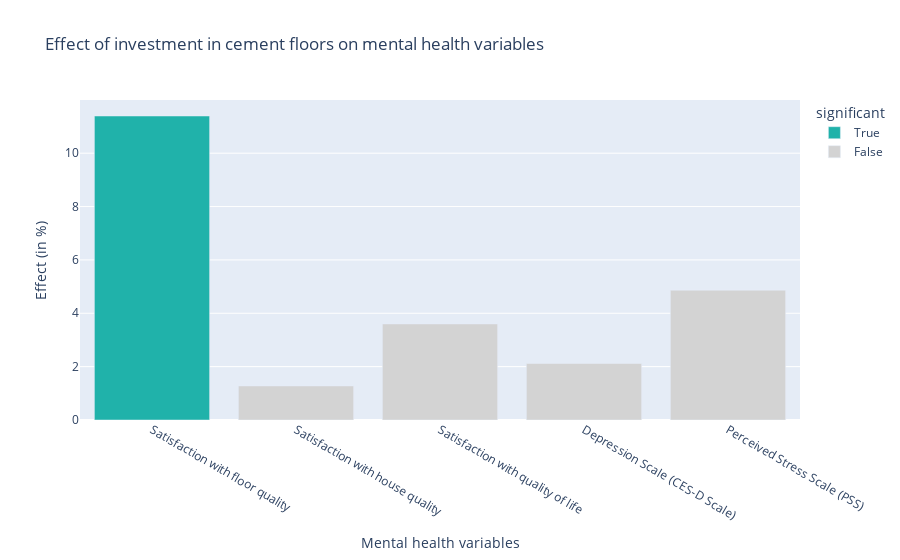

The code cell stored with this chart in its notebook:
### Code cell
# Plot the effect
fig = px.bar(result_table, x=['Satisfaction with floor quality',
                              'Satisfaction with house quality',
                              'Satisfaction with quality of life',
                              'Depression Scale (CES-D Scale)',
                              'Perceived Stress Scale (PSS)'], y='effect',
             color='significant',
             color_discrete_sequence=['lightseagreen', 'lightgrey'],
             labels={'S_satisfloor':'Satisfaction with floor quality',
                   'S_satishouse':'Satisfaction with house quality',
                   'S_satislife':'Satisfaction with quality of life',
                   'S_cesds':'Depression Scale (CES-D Scale)',
                   'S_pss':'Perceived Stress Scale (PSS)',
                   'effect':'Effect (in %)'},
            title='Effect of investment in cement floors on mental health variables')


fig.update_xaxes(title='Mental health variables', visible=True, showticklabels=True)
fig.show()

# Save plot in html file
fig.write_html('figures/rq1_effect_barplot_results.html', include_plotlyjs='cdn')

### Figure 1 — Plotly figure (JSON) as saved in the notebook; plotly's stock layout.template omitted (floating-point values rounded to 4 significant figures)
{"data": [{"alignmentgroup": "True", "hovertemplate": "significant=True<br>x=%{x}<br>Effect (in %)=%{y}<extra></extra>", "legendgroup": "True", "marker": {"color": "lightseagreen"}, "name": "True", "offsetgroup": "True", "orientation": "v", "showlegend": true, "textposition": "auto", "type": "bar", "x": ["Satisfaction with floor quality"], "xaxis": "x", "y": [11.39], "yaxis": "y"}, {"alignmentgroup": "True", "hovertemplate": "significant=False<br>x=%{x}<br>Effect (in %)=%{y}<extra></extra>", "legendgroup": "False", "marker": {"color": "lightgrey"}, "name": "False", "offsetgroup": "False", "orientation": "v", "showlegend": true, "textposition": "auto", "type": "bar", "x": ["Satisfaction with house quality", "Satisfaction with quality of life", "Depression Scale (CES-D Scale)", "Perceived Stress Scale (PSS)"], "xaxis": "x", "y": [1.276, 3.6, 2.118, 4.867], "yaxis": "y"}], "layout": {"barmode": "relative", "legend": {"title": {"text": "significant"}, "tracegroupgap": 0}, "title": {"text": "Effect of investment in cement floors on mental health variables"}, "xaxis": {"anchor": "y", "domain": [0, 1], "showticklabels": true, "title": {"text": "Mental health variables"}, "visible": true}, "yaxis": {"anchor": "x", "domain": [0, 1], "title": {"text": "Effect (in %)"}}}}
